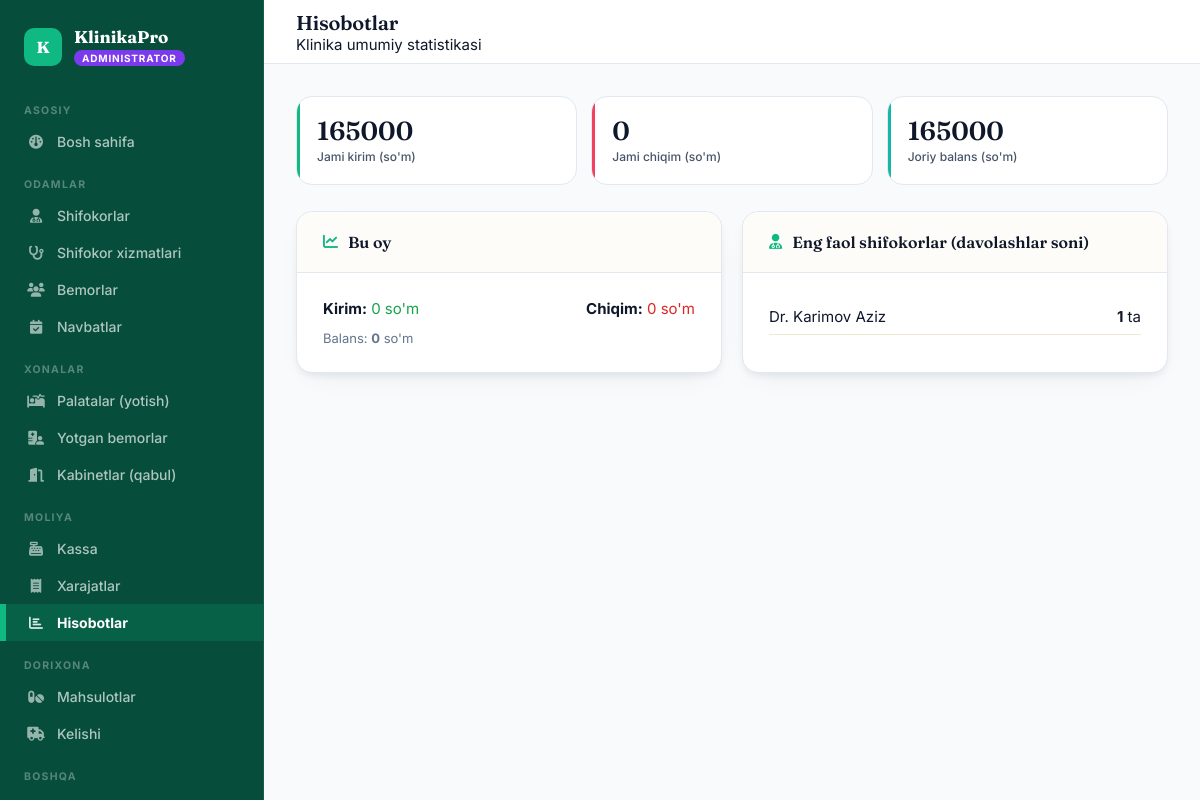
Screenshot of /finance/reports/ (signed in) with the database file from the repository.
### accounts/models.py (models this page shows, shortened)
class User(AbstractUser):
    ROLE_CHOICES = [
        ('admin', 'Administrator'),
        ('doctor', 'Shifokor'),
        ('patient', 'Bemor'),
    ]
    role = models.CharField(max_length=10, choices=ROLE_CHOICES, default='patient')
    phone = models.CharField(max_length=20, blank=True)

### doctors/models.py (models this page shows, shortened)
class Doctor(models.Model):
    GENDER_CHOICES = [('M', 'Erkak'), ('F', 'Ayol')]
    user = models.OneToOneField(settings.AUTH_USER_MODEL, on_delete=models.CASCADE, related_name='doctor_profile')
    first_name = models.CharField(max_length=100, verbose_name="1. Ism")
    last_name = models.CharField(max_length=100, verbose_name="2. Familiya")
    phone = models.CharField(max_length=20, verbose_name="3. Telefon")
    gender = models.CharField(max_length=1, choices=GENDER_CHOICES, verbose_name="4. Jinsi")
    specialization = models.ForeignKey(Specialization, on_delete=models.SET_NULL, null=True, verbose_name="5. Mutaxassislik")
    experience_years = models.PositiveIntegerField(default=0, verbose_name="6. Ish tajribasi (yil)")
    consultation_price = models.DecimalField(max_digits=12, decimal_places=0, default=0, verbose_name="7. Konsultatsiya narxi")
    cabinet = models.ForeignKey('rooms.Cabinet', on_delete=models.SET_NULL, null=True, blank=True, related_name='doctors', verbose_name="8. Kabinet (xona)")
    photo = models.ImageField(upload_to='doctors/', blank=True, verbose_name="9. Rasmi")
    bio = models.TextField(blank=True, verbose_name="10. Qisqacha ma'lumot")
    is_active = models.BooleanField(default=True)
    created_at = models.DateTimeField(auto_now_add=True)
    @property
    def full_name(self):
        return f"{self.last_name} {self.first_name}"
    class Meta:
        verbose_name = "Shifokor"
        verbose_name_plural = "Shifokorlar"

### finance/views.py (the view)
# urls.py: path('reports/', views.reports, name='reports'),
@login_required
@role_required('admin')
def reports(request):
    from patients.models import Treatment
    from doctors.models import Doctor
    from datetime import date, timedelta
    from django.db.models import Sum, Count
    today = date.today()
    month_start = today.replace(day=1)
    total_income = CashRegister.objects.filter(transaction_type='income').aggregate(t=Sum('amount'))['t'] or 0
    total_expense = CashRegister.objects.filter(transaction_type='expense').aggregate(t=Sum('amount'))['t'] or 0
    balance = total_income - total_expense
    month_income = CashRegister.objects.filter(transaction_type='income', date__date__gte=month_start).aggregate(t=Sum('amount'))['t'] or 0
    month_expense = CashRegister.objects.filter(transaction_type='expense', date__date__gte=month_start).aggregate(t=Sum('amount'))['t'] or 0
    top_doctors = Doctor.objects.annotate(
        treatments_count=Count('treatments')
    ).order_by('-treatments_count')[:5]
    return render(request, 'finance/reports.html', {
        'total_income': total_income,
        'total_expense': total_expense,
        'balance': balance,
        'month_income': month_income,
        'month_expense': month_expense,
        'top_doctors': top_doctors,
    })

### templates/finance/reports.html (shortened to what this page needs)
{% extends "base.html" %}
{% block page_title %}Hisobotlar{% endblock %}
{% block page_sub %}Klinika umumiy statistikasi{% endblock %}
{% block content %}
<div class="tiles">
  <div class="tile t-teal">
    <div>
      <div class="tile-val">{{ total_income|floatformat:0 }}</div>
      <div class="tile-label">Jami kirim (so'm)</div>
    </div>
  </div>
  <div class="tile t-rose">
    <div>
      <div class="tile-val">{{ total_expense|floatformat:0 }}</div>
      <div class="tile-label">Jami chiqim (so'm)</div>
    </div>
  </div>
  <div class="tile t-sage">
    <div>
      <div class="tile-val">{{ balance|floatformat:0 }}</div>
      <div class="tile-label">Joriy balans (so'm)</div>
    </div>
  </div>
</div>
<div class="grid-2" style="grid-template-columns: 1fr 1fr; gap: 20px;">
  <div class="panel">
    <div class="panel-head">
      <div class="panel-title"><i class="fa-solid fa-chart-line"></i> Bu oy</div>
    </div>
    <div class="panel-body">
      <div style="display:flex; justify-content:space-between; margin-bottom:12px;">
        <div><strong>Kirim:</strong> <span style="color:#16a34a;">{{ month_income|floatformat:0 }} so'm</span></div>
        <div><strong>Chiqim:</strong> <span style="color:#dc2626;">{{ month_expense|floatformat:0 }} so'm</span></div>
      </div>
      <div style="font-size:13px; color:#64748b;">Balans: <strong>{{ month_income|add:month_expense|floatformat:0 }}</strong> so'm</div>
    </div>
  </div>
  <div class="panel">
    <div class="panel-head">
      <div class="panel-title"><i class="fa-solid fa-user-doctor"></i> Eng faol shifokorlar (davolashlar soni)</div>
    </div>
    <div class="panel-body">
      {% for doc in top_doctors %}
      <div style="display:flex; justify-content:space-between; padding:8px 0; border-bottom:1px solid #f1e7d2;">
        <div>Dr. {{ doc.full_name }}</div>
        <div><strong>{{ doc.treatments_count }}</strong> ta</div>
      </div>
      {% empty %}
      <div style="color:#64748b; text-align:center; padding:20px;">Ma'lumot yo'q</div>
      {% endfor %}
    </div>
  </div>
</div>
{% endblock %}

### templates/base.html (shortened to what this page needs)
<!DOCTYPE html>
<html lang="uz">
<head>
<link href="https://cdnjs.cloudflare.com/ajax/libs/font-awesome/6.4.0/css/all.min.css" rel="stylesheet">
</head>
<body>
{% if user.is_authenticated %}
<nav class="sidebar">
  <div class="sb-brand">
    <div class="sb-mark">K</div>
    <div>
      <div class="sb-name">KlinikaPro</div>
      <span class="sb-role-tag {{ user.role }}">{{ user.get_role_display }}</span>
    </div>
  </div>
  {% if user.role == 'admin' %}
  <div class="sb-section">Asosiy</div>
  <a href="{% url 'admin_dashboard' %}" class="sb-link {% if request.resolver_match.url_name == 'admin_dashboard' %}active{% endif %}"><i class="fa-solid fa-gauge"></i> Bosh sahifa</a>
  <div class="sb-section">Odamlar</div>
  <a href="{% url 'doctors' %}" class="sb-link "><i class="fa-solid fa-user-doctor"></i> Shifokorlar</a>
  <a href="{% url 'doctor_services_admin' %}" class="sb-link {% if request.resolver_match.url_name == 'doctor_services_admin' %}active{% endif %}"><i class="fa-solid fa-stethoscope"></i> Shifokor xizmatlari</a>
  <a href="{% url 'patients' %}" class="sb-link {% if request.resolver_match.url_name == 'patients' or request.resolver_match.url_name == 'patient_detail_admin' %}active{% endif %}"><i class="fa-solid fa-users"></i> Bemorlar</a>
  <a href="{% url 'appointment_list_admin' %}" class="sb-link {% if request.resolver_match.url_name == 'appointment_list_admin' %}active{% endif %}"><i class="fa-solid fa-calendar-check"></i> Navbatlar</a>
  <div class="sb-section">Xonalar</div>
  <a href="{% url 'wards' %}" class="sb-link {% if request.resolver_match.url_name == 'wards' %}active{% endif %}"><i class="fa-solid fa-bed-pulse"></i> Palatalar (yotish)</a>
  <a href="{% url 'admissions' %}" class="sb-link {% if request.resolver_match.url_name == 'admissions' %}active{% endif %}"><i class="fa-solid fa-hospital-user"></i> Yotgan bemorlar</a>
  <a href="{% url 'cabinets' %}" class="sb-link {% if request.resolver_match.url_name == 'cabinets' %}active{% endif %}"><i class="fa-solid fa-door-open"></i> Kabinetlar (qabul)</a>
  <div class="sb-section">Moliya</div>
  <a href="{% url 'kassa' %}" class="sb-link {% if request.resolver_match.url_name == 'kassa' %}active{% endif %}"><i class="fa-solid fa-cash-register"></i> Kassa</a>
  <a href="{% url 'expenses' %}" class="sb-link {% if request.resolver_match.url_name == 'expenses' %}active{% endif %}"><i class="fa-solid fa-receipt"></i> Xarajatlar</a>
  <a href="{% url 'reports' %}" class="sb-link {% if request.resolver_match.url_name == 'reports' %}active{% endif %}"><i class="fa-solid fa-chart-bar"></i> Hisobotlar</a>
  <div class="sb-section">Dorixona</div>
  <a href="{% url 'medicines' %}" class="sb-link {% if request.resolver_match.url_name == 'medicines' %}active{% endif %}"><i class="fa-solid fa-pills"></i> Mahsulotlar</a>
  <a href="{% url 'medicine_income' %}" class="sb-link {% if request.resolver_match.url_name == 'medicine_income' %}active{% endif %}"><i class="fa-solid fa-truck-medical"></i> Kelishi</a>
  <div class="sb-section">Boshqa</div>
  <a href="{% url 'operations' %}" class="sb-link {% if request.resolver_match.url_name == 'operations' %}active{% endif %}"> Operatsiyalar</a>
  {% endif %}
</nav>
<div class="main">
  <header class="topbar">
    <div>
      <h1>{% block page_title %}{% endblock %}</h1>
      {% block page_sub %}{% endblock %}
    </div>
  </header>
  <div class="content">
    {% block content %}{% endblock %}
  </div>
</div>
{% else %}
{% block noauth %}{% endblock %}
{% endif %}
</body>
</html>

### rows the page displays
User: role "ADMINISTRATOR"
Doctor: full_name "Karimov Aziz", treatments_count "1"

### other values shown
{{ total_income|floatformat:0 }} "165000"
{{ total_expense|floatformat:0 }} "0"
{{ balance|floatformat:0 }} "165000"
{{ month_income|floatformat:0 }} "0"
{{ month_expense|floatformat:0 }} "0"
{{ month_income|add:month_expense|floatformat:0 }} "0"
